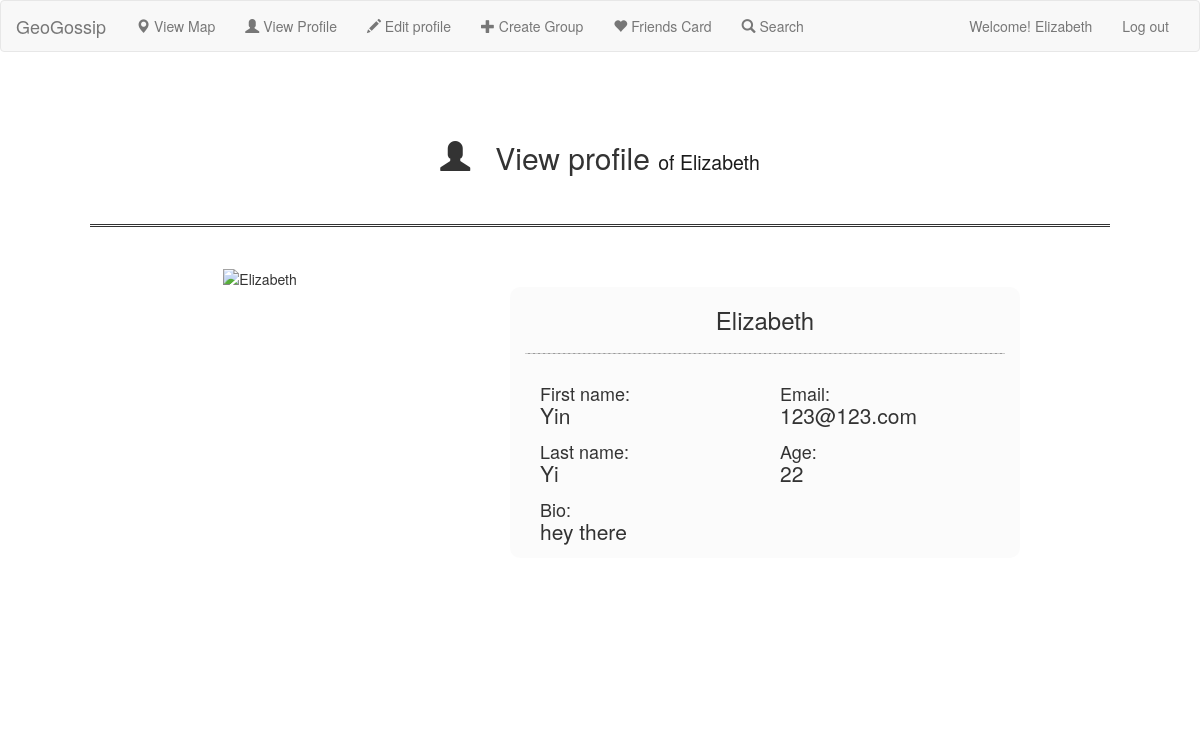
/geogossip/profile/8 (signed in), run on the app's committed database.
### geogossip/models.py (models this page shows, shortened)
class Profile(models.Model):
    user = models.OneToOneField(User, on_delete=models.CASCADE)
    first_name = models.CharField(max_length=20)
    last_name = models.CharField(max_length=20)
    email = models.CharField(max_length=100)
    password = models.CharField(max_length=20)
    age = models.IntegerField(validators=[MinValueValidator(1), MaxValueValidator(100)],
                              default=1, null=True)
    bio = models.TextField(max_length=420, default="hey there", blank=True)
    picture = models.ImageField(upload_to="add-user-photo", blank=True)
    follower = models.ManyToManyField(User, related_name="follow")

### geogossip/views.py (the view)
# urls.py: url(r'^profile/(?P<id>\d+)$', views.profile, name='profile'),
@login_required
def profile(request, id):
    context = {}
    try:
        current_user = User.objects.get(id=id)
        profile = Profile.objects.get(user=current_user)
        if current_user != request.user:
            if current_user not in request.user.profile.follower.all():
                context['follow'] = 'follow'
            else:
                context['unfollow'] = 'unfollow'
        context['current_user'] = current_user
        context['profile'] = profile
        return render(request, 'profile.html', context)
    except Exception as e:
        logger.error(e.message)
        raise Http404
    pass

### geogossip/templates/profile.html (shortened to what this page needs)
{% extends 'base.html' %}
{% block body %}
    <div class="container">
        <div class="jumbotron myBackground row" style="padding-bottom: 140px;">
            <div class="col-lg-12">
                <h2 class="gotham text-center">
                    <span class="glyphicon glyphicon-user"></span>
                    &nbsp; View profile
                    <small class="mysmall">of {{ current_user.username }}</small>
                </h2>
                <br>
                <hr class="myhr">
                <br>
                <div class="col-lg-4 col-sm-6 text-center">
                    <img src="{% url 'avatar' current_user.id %}" width="300"
                         alt="{{ profile.user.username }}">
                </div>
                <div class="col-lg-6 col-sm-6 text-left mypanel">
                    <h3 class="text-center">{{ profile.user.username }}
                    </h3>
                    <hr class="style-one">
                    <div class="col-lg-6 text-left">
                        <h4>First name: <p>{{ profile.first_name }}</p></h4>
                        <h4>Last name: <p>{{ profile.last_name }}</p></h4>
                    </div>
                    <div class="col-lg-6 text-left">
                        <h4>Email: <p>{{ profile.email }}</p></h4>
                        <h4>Age: <p>{{ profile.age }}</p></h4>
                    </div>
                    <div class="col-lg-12 text-left" style="margin-top: -10px">
                        <h4>Bio: <p>{{ profile.bio }}</p></h4>
                    </div>
                    <br>
                </div>
            </div>
        </div>
    </div>
{% endblock %}

### geogossip/templates/base.html (shortened to what this page needs)
<!DOCTYPE html>
<html lang="en">
<head>
    {% load static %}
    <link rel="stylesheet" href="{% static 'css/bootstrap.min.css' %}"/>
    <link rel="stylesheet" href="{% static 'css/main.css' %}"/>
</head>
<body>
{% block navigation %}
    <nav class="navbar navbar-default">
        <div class="container-fluid">
            <div class="navbar-header">
                <a class="navbar-brand" href="{% url 'index' %}">GeoGossip</a>
            </div>
            <div class="collapse navbar-collapse" id="bs-example-navbar-collapse-1">
                <ul class="nav navbar-nav">
                    <li>
                        <a href="{% url 'index' %}">
                            <span class="glyphicon glyphicon-map-marker"></span>
                            View Map
                        </a>
                    </li>
                    <li>
                        <a href="{% url 'profile' user.id %}">
                            <span class="glyphicon glyphicon-user"></span>
                             View Profile
                        </a>
                    </li>
                    <li>
                        <a href="{% url 'edit' %}">
                            <span class="glyphicon glyphicon-pencil"></span>
                             Edit profile
                        </a>
                    </li>
                    <li>
                        <a href="{% url 'create-group' %}">
                            <span class="glyphicon glyphicon-plus"></span>
                             Create Group
                        </a>
                    </li>
                    <li>
                        <a href="{% url 'follow' %}">
                            <span class="glyphicon glyphicon-heart"></span>
                             Friends Card
                        </a>
                    </li>
                    <li>
                        <a href="{% url 'search' %}">
                            <span class="glyphicon glyphicon-search"></span>
                            Search
                        </a>
                    </li>
                </ul>
                <ul class="nav navbar-nav navbar-right">
                    <li><a href="{% url 'profile' user.id %}">Welcome! {{user}}</a></li>
                    <li><a href="{% url 'logout' %}">Log out</a></li>
                </ul>
            </div>
        </div>
    </nav>
{% endblock %}
{% block body %}
{% endblock %}
</body>
</html>

### geogossip/static/css/main.css (style rules this page uses)
body { background: url(https://s3-us-west-2.amazonaws.com/s.cdpn.io/45544/background-svg.svg) no-repeat center center fixed; -webkit-background-size: cover; -moz-background-size: cover; -o-background-size: cover; background-size: cover; }
.myBackground { background-color: rgba(255,255,255, 0.5); color: inherit; }
.mypanel { margin-top: 20px; margin-left: 80px; background-color: rgba(245, 245, 245, 0.4); border-radius: 10px; border-color: black; }
.myhr { padding: 0; border: none; border-top: medium double #333; color: #333; text-align: center; }
hr.myhr:after { content: "§"; display: inline-block; position: relative; top: -0.9em; font-size: 1.5em; padding: 0 0.25em; background-color: rgba(245, 245, 245, 0.0); }
hr.style-one { border: 0; border-bottom: 1px dashed #ccc; background: #999; }
.mysmall { color: #1a1a1a; }

### data on the page
Profile: user.username "Elizabeth", first_name "Yin", last_name "Yi", email "123@123.com", age "22", bio "hey there"

### other printed values
{{ user }} "Elizabeth"
{{ current_user.username }} "Elizabeth"
